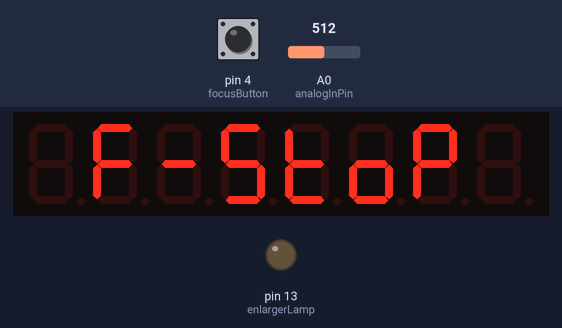
Bench run of a sketch on a simulated Arduino Uno, built with avr-gcc and run on an emulated ATmega328P. Parts: 8-digit seven-segment display, output pins drawn as LEDs (lit = HIGH). Dashed ring = blinking. The test bench sets the inputs (shaded band); at power-on: pin 4 (focusButton) LOW, A0 (analogInPin) = 512.

Above: at 1.2 s.
1.3 s: pin 4 (focusButton) pulled HIGH for 0.25 s
At 1.63 s:
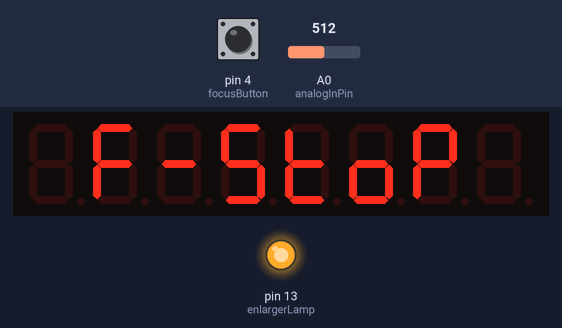
3.7 s: A0 (analogInPin) set to 716
5.3 s: pin 4 (focusButton) pulled HIGH for 1 s
At 5.6 s:
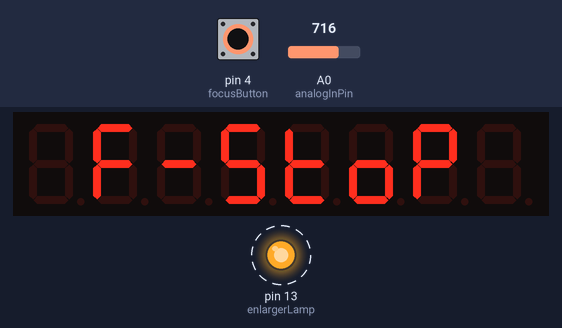
9.2 s: A0 (analogInPin) set to 900
At 9.58 s:
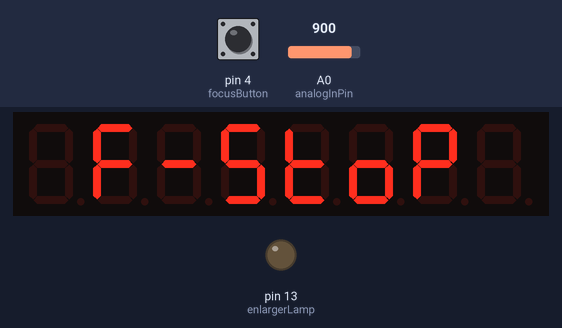
10.8 s: A0 (analogInPin) set to 1023
Timing chart, 0 to 13.3 s (numbered marks = the images above; inputs shaded):
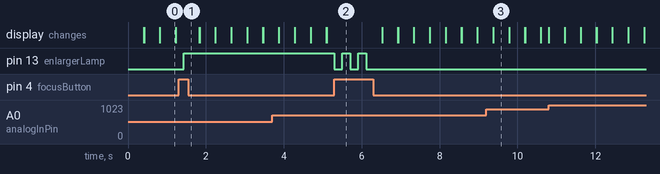

The sketch:

State1_Play.ino
```cpp
//We always have to include the library
#include "LedControl.h"

/*
 Now we need a LedControl to work with.
 ***** These pin numbers will probably not work with your hardware *****
 pin 12 is connected to the DataIn
 pin 11 is connected to the CLK
 pin 10 is connected to LOAD
 We have only a single MAX72XX.
 */
LedControl lc=LedControl(12,11,10,1);

int focusState = 0;
float potVal;
float test1 = 1.25;
const int analogInPin = A0;
const int enlargerLamp = 13;
const int focusButton = 4;
int brightness;
int enlargerOn = LOW;
int previous = LOW;
long lastTime = 0;
long debounce = 200;

void setup() {
    /*
   The MAX72XX is in power-saving mode on startup,
   we have to do a wakeup call
   */
  lc.shutdown(0,false);
  /* Set the brightness to a medium values */
  lc.setIntensity(0,8);
  /* and clear the display */
  lc.clearDisplay(0);

  pinMode(enlargerLamp, OUTPUT);
  pinMode(focusButton, INPUT);

}

void loop() {

  //set brightness of display
  potVal = analogRead(analogInPin);
  brightness = map(potVal, 0, 1023, 0, 15);
  lc.setIntensity(0, brightness);

  //set the state of the focus button
  focusState = digitalRead(focusButton);
  /*if(focusState == HIGH && !enlargerOn){
    enlargerOn = !enlargerOn;
  }
  if(enlargerOn){
    digitalWrite(enlargerLamp, HIGH);
  }*/
  if(focusState == HIGH && previous == LOW && millis() - lastTime > debounce) {
    if(enlargerOn == HIGH){
      enlargerOn = LOW;
    } else {
       enlargerOn = HIGH;
    }
    lastTime = millis();
  }
  digitalWrite(enlargerLamp, enlargerOn);
  previous == focusState;

  welcomeMessage();


  /*
  String test2;
  String test3;
  int numberlen;
  test2 = String(test1, 2);
  int dotPosition = test2.indexOf('.');
  test2.remove(dotPosition,1);
  numberlen = test2.length();
  for(int i = 0; i<numberlen; i++){
    if(i == dotPosition - 1){
      lc.setChar(0, 7-i, test2[i], true);
      }
    else{
      lc.setChar(0,7-i,test2[i],false);
    }
  }
  delay(50);
  lc.clearDisplay(0);
  */

}

void welcomeMessage() {
  lc.setChar(0,6,'F',false);
  lc.setChar(0,5,'-',false);
  lc.setChar(0,4,'5',false);
  //printT(3, false);
  lc.setChar(0,3,'6',false);
  lc.setLed(0,3,3,false);
  lc.setLed(0,3,1,false);
  lc.setChar(0,2,'o',false);
  lc.setChar(0,1,'p',false);
  delay(debounce);
  lc.clearDisplay(0);
}
/*
void printT(int digit, boolean dp){
  lc.setChar(0,digit,'6',dp);
  lc.setLed(0,digit,3,false);
  lc.setLed(0,digit,1,false);
}
*/
```

Measured:
- after the input at 1.3 s, pin 13 (enlargerLamp): LOW → HIGH after 0.13 s
- after the input at 5.3 s, pin 13 (enlargerLamp): alternates HIGH for 0.20 s and LOW for 0.20 s, 5 changes in all, then stays LOW, starting at once
- what the display in image 0 shows lasts 0.4 s, from 0.8 s to 1.2 s
